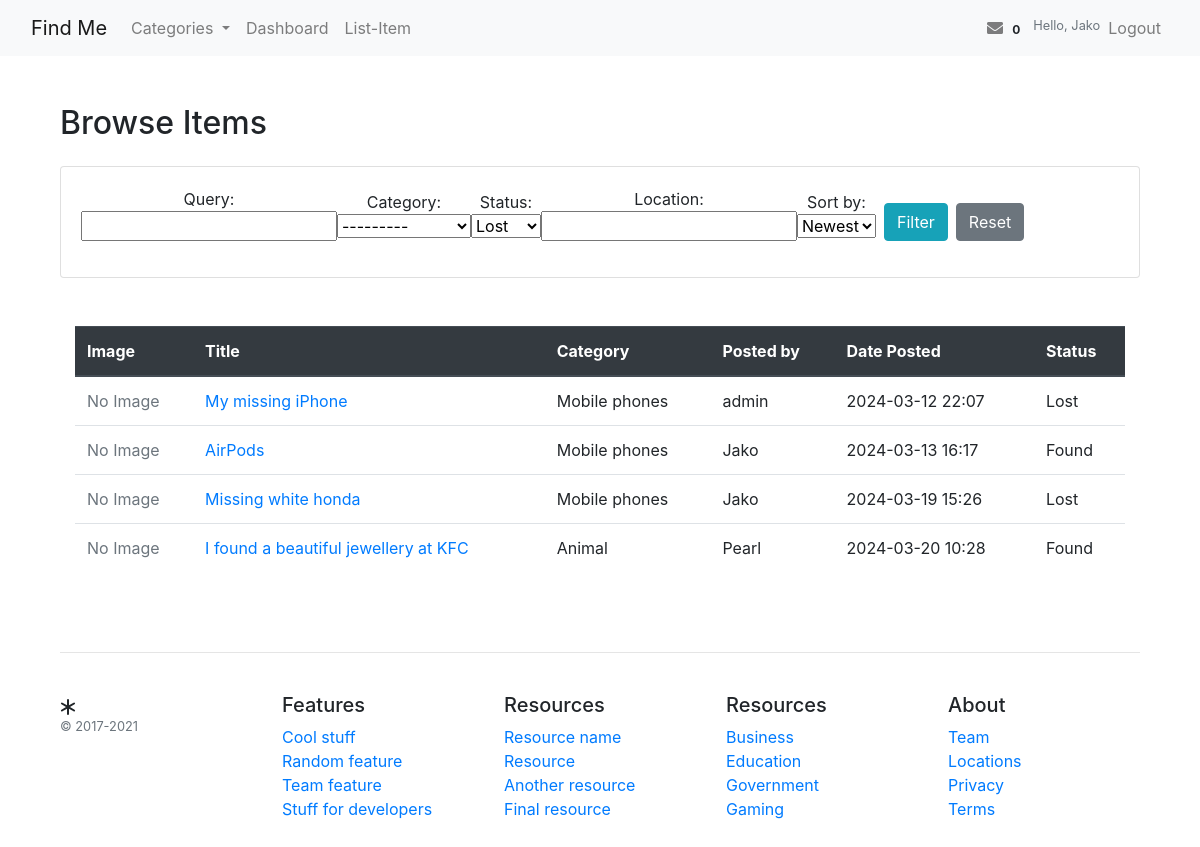
Before: /items/item/ (signed in) with the older database file.
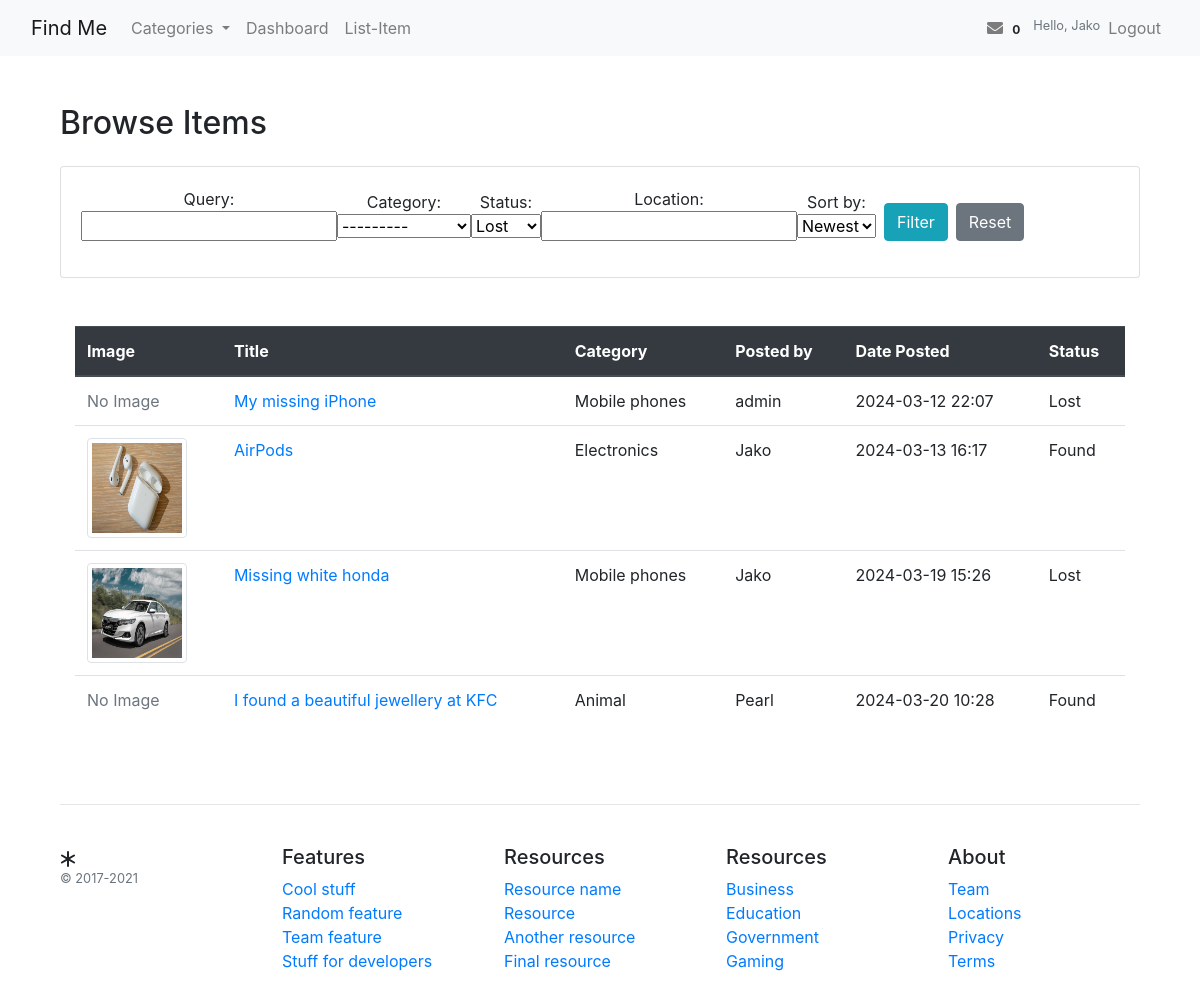
After: the same page with the newer database file.
### items/models.py (models this page shows, shortened)
class Item(models.Model):
    STATUS_CHOICES = (
        ('lost', 'Lost'),
        ('found', 'Found'),
    )
    title = models.CharField(max_length=200)
    description = models.TextField()
    category = models.ForeignKey(Category, on_delete=models.CASCADE, related_name='items')
    status = models.CharField(max_length=5, choices=STATUS_CHOICES, default='lost')
    owner = models.ForeignKey(settings.AUTH_USER_MODEL, on_delete=models.CASCADE, related_name='items')
    date_posted = models.DateTimeField(default=timezone.now)
    image = models.ImageField(upload_to='item_images/', blank=True)
    location = models.CharField(max_length=255, blank=True)

class Category(models.Model):
    name = models.CharField(max_length=100, unique=True)
    description = models.TextField(blank=True)
    def __str__(self):
        return self.name

### items/views.py (the view)
# urls.py: path('item/', views.ItemListView.as_view(), name='item-list'),
class ItemListView(LoginRequiredMixin, ListView):
    model = Item
    context_object_name = 'items'
    template_name = 'items/items_list.html'
    def get_queryset(self):
        items = Item.objects.all()  # or .filter(owner=self.request.user) for user's items
        self.form = ItemSearchForm(self.request.GET)
        if self.form.is_valid():
            if query := self.form.cleaned_data.get('query'):
                items = items.filter(title__icontains=query)
            if category := self.form.cleaned_data.get('category'):
                items = items.filter(category=category)
            if status := self.form.cleaned_data.get('status'):
                items = items.filter(status=status)
            if location := self.form.cleaned_data.get('location'):
                items = items.filter(location__icontains=location)
            if sort_by := self.form.cleaned_data.get('sort_by'):
                if sort_by == 'newest':
                    items = items.order_by('-date_posted')
                elif sort_by == 'oldest':
                    items = items.order_by('date_posted')
        return items
    def get_context_data(self, **kwargs):
        context = super().get_context_data(**kwargs)
        context['form'] = self.form
        return context

### items/forms.py
class ItemSearchForm(forms.Form):
    query = forms.CharField(required=False)
    category = forms.ModelChoiceField(queryset=Category.objects.all(), required=False)
    status = forms.ChoiceField(choices=Item.STATUS_CHOICES, required=False)
    location = forms.CharField(required=False)
    sort_by = forms.ChoiceField(choices=[('newest', 'Newest'), ('oldest', 'Oldest')], required=False)

### messaging/context_processors.py (called while the page is built)
def message_count(request):
    if request.user.is_authenticated:
        unread_count = Message.objects.filter(conversation__participants=request.user, is_read=False).exclude(sender=request.user).count()
        return {'messages_count': unread_count}
    return {'messages_count': 0}

### templates/items/items_list.html (shortened to what this page needs)
{% extends '../base.html' %}
{% block content %}
<div class="container mt-5">
    <h2 class="mb-4">Browse Items</h2>
    <div class="card mb-4">
        <div class="card-body">
            <form method="get" class="form-inline">
                {{ form.as_p }}
                <button type="submit" class="btn btn-info ml-2">Filter</button>
                <a href="{% url 'item-list' %}" class="btn btn-secondary ml-2">Reset</a>
            </form>
        </div>
    </div>
<div class="container mt-5">
    <div class="table-responsive">
        <table class="table table-hover">
            <thead class="thead-dark">
                <tr>
                    <th scope="col">Image</th>
                    <th scope="col">Title</th>
                    <th scope="col">Category</th>
                    <th scope="col">Posted by</th>
                    <th scope="col">Date Posted</th>
                    <th scope="col">Status</th>
                </tr>
            </thead>
            <tbody>
                {% for item in items %}
                <tr>
                    <td>
                        {% if item.image %}
                        <img src="{{ item.image.url }}" class="img-thumbnail" alt="{{ item.title }}" style="width: 100px; height: 100px;">
                        {% else %}
                        <span class="text-muted">No Image</span>
                        {% endif %}
                    </td>
                    <td><a href="{% url 'item_detail' item.id %}">{{ item.title }}</a></td>
                    <td>{{ item.category }}</td>
                    <td>{{ item.owner.username }}</td>
                    <td>{{ item.date_posted|date:"Y-m-d H:i" }}</td>
                    <td>{{ item.get_status_display }}</td>
                </tr>
                {% empty %}
                <tr>
                    <td colspan="6" class="text-center">No items found</td>
                </tr>
                {% endfor %}
            </tbody>
        </table>
    </div>
</div>
{% endblock %}

Changed rows visible on the page:
changed Item "AirPods": image: picture added; category "Mobile phones" → "Electronics"; no longer shows "No Image"
changed Item "Missing white honda": image: picture added; no longer shows "No Image"
